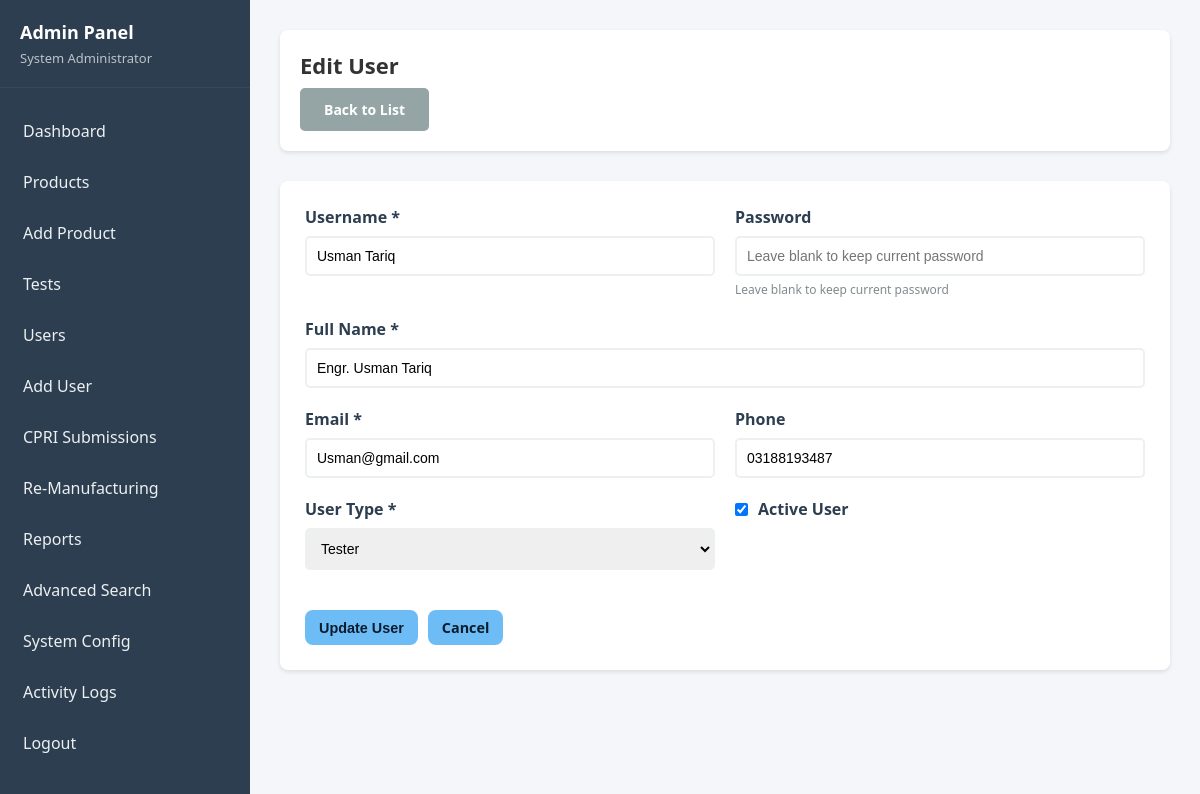
The app's page /backend/admin/users/edit.php?id=13 (signed in), older data.
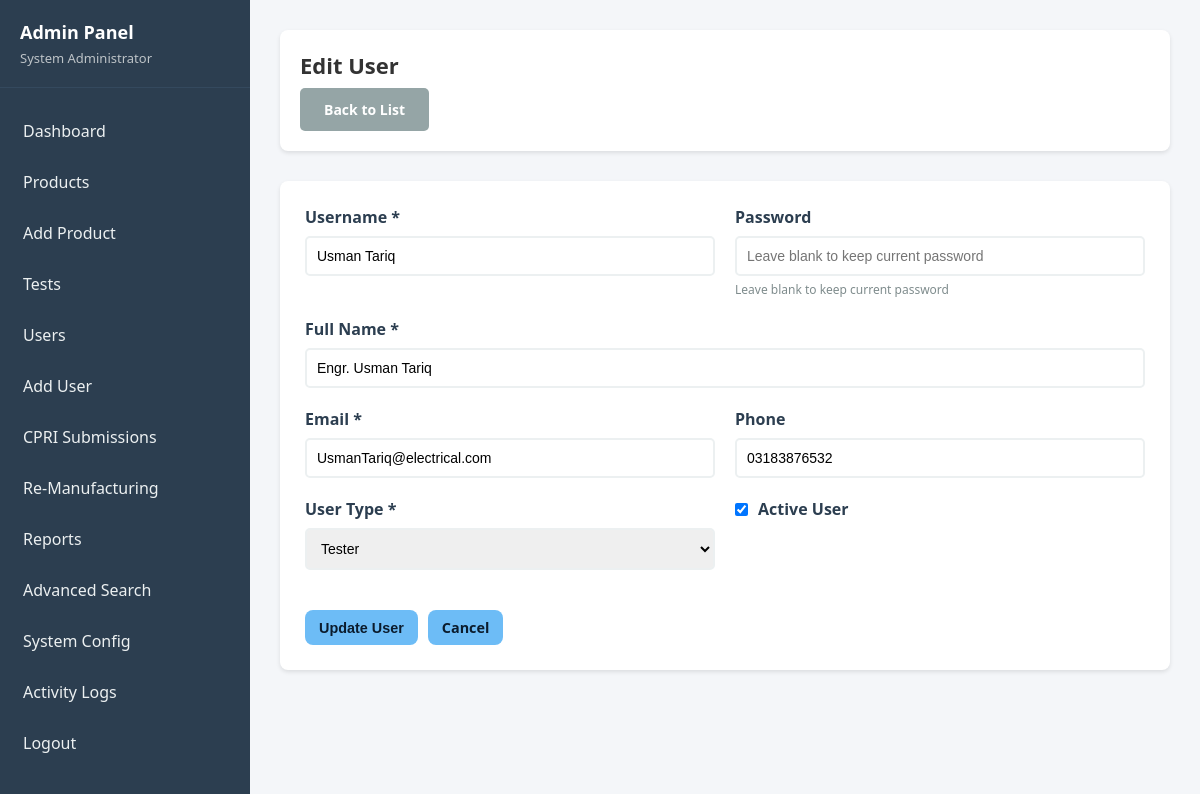
The same page, newer data.
### tables this page shows
CREATE TABLE `users` (
  `user_id` int(11) NOT NULL,
  `username` varchar(50) NOT NULL,
  `password` varchar(255) NOT NULL,
  `full_name` varchar(100) NOT NULL,
  `email` varchar(100) NOT NULL,
  `phone` varchar(15) DEFAULT NULL,
  `user_type` enum('Admin','Tester','Supervisor') NOT NULL,
  `is_active` tinyint(1) DEFAULT 1,
  `created_at` timestamp NOT NULL DEFAULT current_timestamp(),
  `last_login` timestamp NULL DEFAULT NULL
);

### backend/admin/users/edit.php (the view, shortened to what this page needs)
<?php
require_once '../../config/database.php';
$user_id = $_GET['id'] ?? '';
$user_query = "SELECT * FROM users WHERE user_id = ?";
$stmt = $conn->prepare($user_query);
$stmt->bind_param("i", $user_id);
$stmt->execute();
$user = $stmt->get_result()->fetch_assoc();
?>
<!DOCTYPE html>
<html lang="en">
<head>
    <link rel="stylesheet" href="../supervisor/public/style.css">
</head>
<body>
    <div class="dashboard-container">
        <aside class="sidebar">
            <div class="sidebar-header">
                <h2>Admin Panel</h2>
                <p><?php echo htmlspecialchars($_SESSION['full_name']); ?></p>
            </div>
            <ul class="sidebar-menu">
                <li><a href="../index.php">Dashboard</a></li>
                <li><a href="../products/list.php">Products</a></li>
                <li><a href="../products/add.php">Add Product</a></li>
                <li><a href="../tests/list.php">Tests</a></li>
                <li><a href="list.php">Users</a></li>
                <li><a href="add.php">Add User</a></li>
                <li><a href="../cpri/list.php">CPRI Submissions</a></li>
                <li><a href="../remanufacturing/list.php">Re-Manufacturing</a></li>
                <li><a href="../reports/index.php">Reports</a></li>
                <li><a href="../search.php">Advanced Search</a></li>
                <li><a href="../config.php">System Config</a></li>
                <li><a href="../logs.php">Activity Logs</a></li>
                <li><a href="../../logout.php">Logout</a></li>
            </ul>
        </aside>
        <main class="main-content">
            <div class="top-bar">
                <h1>Edit User</h1>
                <a href="list.php" class="btn btn-secondary">Back to List</a>
            </div>
            <div class="content-section">
                <form method="POST" action="">
                    <div class="form-row">
                        <div class="form-group">
                            <label>Username *</label>
                            <input type="text" name="username" value="<?php echo htmlspecialchars($user['username']); ?>" required>
                        </div>
                        <div class="form-group">
                            <label>Password</label>
                            <input type="password" name="password" placeholder="Leave blank to keep current password">
                            <div class="help-text">Leave blank to keep current password</div>
                        </div>
                    </div>
                    <div class="form-group">
                        <label>Full Name *</label>
                        <input type="text" name="full_name" value="<?php echo htmlspecialchars($user['full_name']); ?>" required>
                    </div>
                    <div class="form-row">
                        <div class="form-group">
                            <label>Email *</label>
                            <input type="email" name="email" value="<?php echo htmlspecialchars($user['email']); ?>" required>
                        </div>
                        <div class="form-group">
                            <label>Phone</label>
                            <input type="text" name="phone" value="<?php echo htmlspecialchars($user['phone'] ?? ''); ?>">
                        </div>
                    </div>
                    <div class="form-row">
                        <div class="form-group">
                            <label>User Type *</label>
                            <select name="user_type" required>
                                <option value="Tester" <?php echo $user['user_type'] == 'Tester' ? 'selected' : ''; ?>>Tester</option>
                            </select>
                        </div>
                        <div class="form-group">
                            <label style="display: flex; align-items: center; gap: 10px;">
                                <input type="checkbox" name="is_active" <?php echo $user['is_active'] ? 'checked' : ''; ?>>
                                Active User
                            </label>
                        </div>
                    </div>
                    <div class="form-actions">
                        <button type="submit" class="btn btn-primary">Update User</button>
                        <a href="list.php" class="btn btn-secondary">Cancel</a>
                    </div>
                </form>
            </div>
        </main>
    </div>
</body>
</html>

Row changes from the older to the newer data that the page shows:
changed users "Usman Tariq": email "Usman@gmail.com" → "UsmanTariq@electrical.com"; phone "03188193487" → "03183876532"
